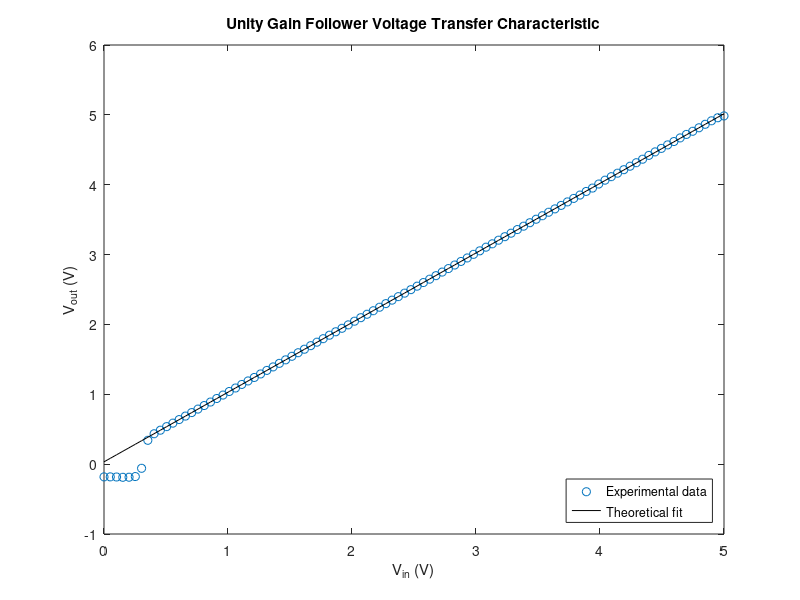
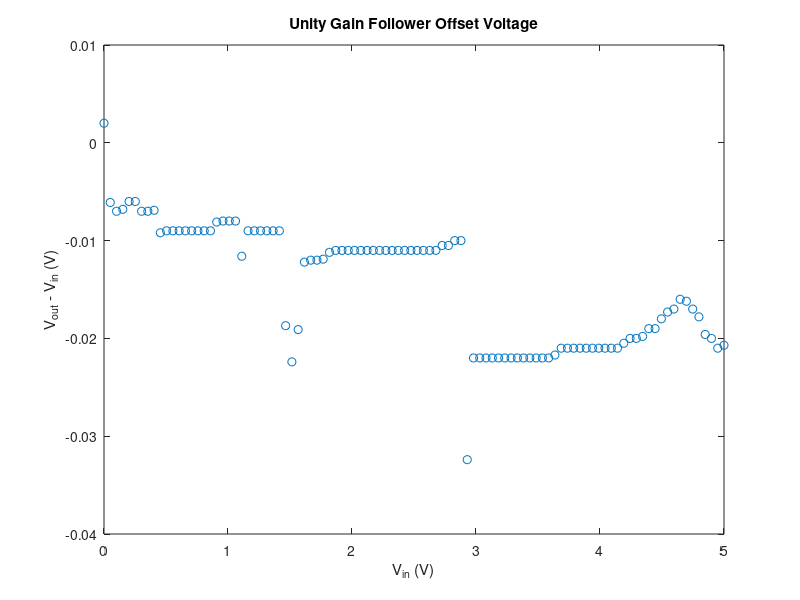

MATLAB code for these plots, in order:
load('Thurs_Data.mat');

%% 

fit = polyfit(Exp3_Vin(15:100), Exp3_Vout(15:100), 1);

for i = 1:100
    Vout_theo(i) = fit(1)*Exp3_Vin(i) + fit(2);
end

figure
plot(Exp3_Vin, Exp3_Vout, 'o');
hold on
plot(Exp3_Vin, Vout_theo, 'k');
xlabel('V_{in} (V)');
ylabel('V_{out} (V)');
title('Unity Gain Follower Voltage Transfer Characteristic');
legend('Experimental data', 'Theoretical fit');
legend('location', 'southeast');

%% 

figure
plot(Exp3_Vin, Exp3_Vout_Vin, 'o');
xlabel('V_{in} (V)');
ylabel('V_{out} - V_{in} (V)');
title('Unity Gain Follower Offset Voltage');